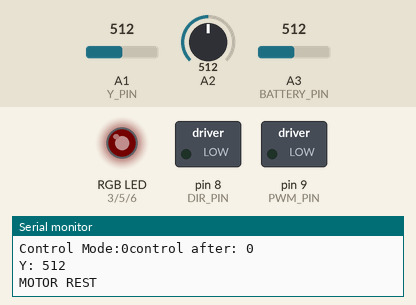
A program run on a simulated Arduino Uno, built with avr-gcc and run on an emulated ATmega328P. Shown: switched loads named in the program (green lamp = pin HIGH), an RGB LED mixed from three pins (HIGH = lit), the last lines printed to the serial monitor. The test bench sets the inputs (shaded band); at power-on: A1 (Y_PIN) = 512, A3 (BATTERY_PIN) = 512, A2 = 512. Dim RGB values are drawn brighter than linear.

Above: at 1.2 s.
1.3 s: A1 (Y_PIN) set to 457
2.8 s: A1 (Y_PIN) set to 434
At 5.1 s:
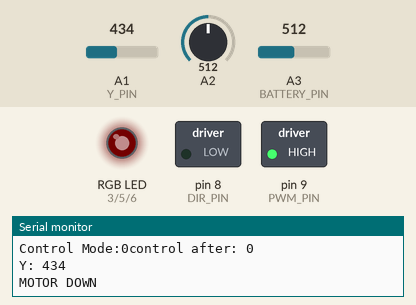
5.8 s: A3 (BATTERY_PIN) set to 810
At 6.6 s:
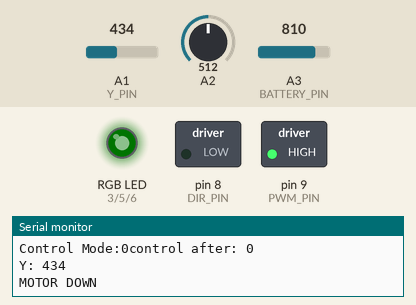
7.3 s: A1 (Y_PIN) set to 810
At 10.0 s:
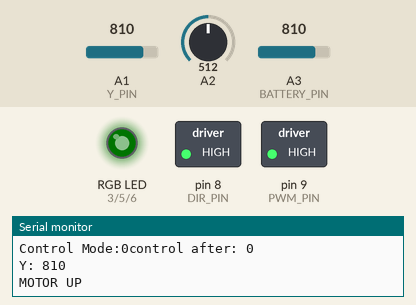
10.3 s: A3 (BATTERY_PIN) set to 790
At 11.1 s:
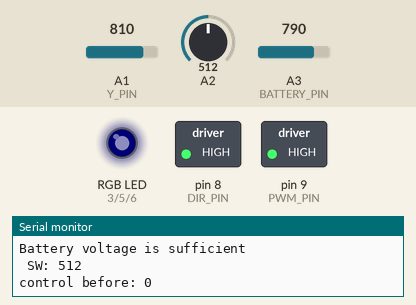
11.8 s: A1 (Y_PIN) set to 787
At 12.9 s:
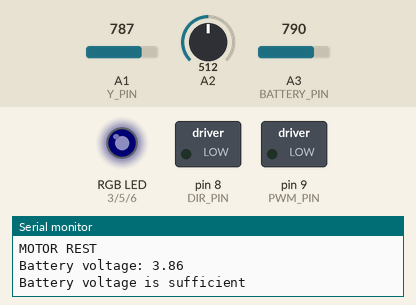
Timing chart, 0 to 14.3 s (numbered marks = the images above; inputs shaded):
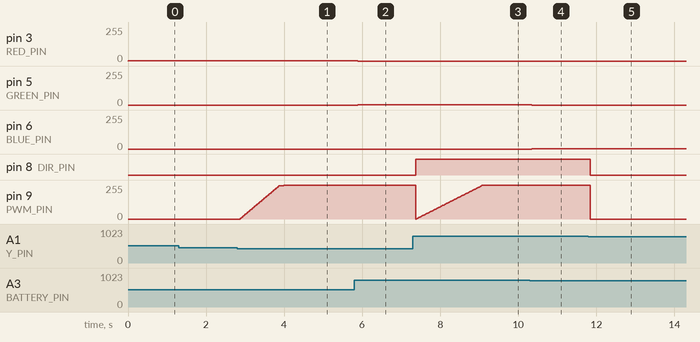

Measured:
- the behaviour switches between 451 and 450 on A1 (Y_PIN) (found by bisection; images 0 and 1)
- the behaviour switches between 800 and 799 on A1 (Y_PIN) (found by bisection; images 4 and 5)
- after the input at 2.8 s, pin 9 (PWM_PIN): moves from 0/255 to 255/255 over 1.1 s, starting after 0.08 s
- after the input at 5.8 s, pin 3 (RED_PIN): 1/255 → 0/255 after 0.09 s; pin 5 (GREEN_PIN): 0/255 → 1/255 after 0.09 s
- after the input at 7.3 s, pin 8 (DIR_PIN): LOW → HIGH after 0.07 s
- after the input at 10.3 s, pin 5 (GREEN_PIN): 1/255 → 0/255 after 0.05 s; pin 6 (BLUE_PIN): 0/255 → 1/255 after 0.05 s
- after the input at 11.8 s, pin 8 (DIR_PIN): HIGH → LOW at once; pin 9 (PWM_PIN): 255/255 → 0/255 at once

The program:

main.cpp
```cpp
#include <Arduino.h>
#include <Wire.h>

#include "constants.h"
#include "config.h"
#include "control.h"
#include "motor.h"
#include "joystick.h"
#include "flexsensor.h"
#include "switch.h"
#include "led.h"
#include "battery.h"

// State Variables
State currentState = REST;
State prevState = REST;

ControlMode controlMode = DEFAULT_CONTROL;

void setup() {
  // Initialize serial communication
  Serial.begin(SERIAL_SPEED);

  setupMOTOR();
  setupSWITCH();
  setupJOYSTICK();
  setupLED();
  setupBATTERY();
  if (DEFAULT_CONTROL == FLEXSENSOR) {
    setupFLEXSENSOR();
  }
}

void loop() {
  // Read battery voltage
  float voltage;
  readBATTERY(&voltage, VERBOSE);
  // Control LED based on battery voltage
  controlLED(&voltage, VERBOSE);
  // Read joystick value of the switch
  int sw;
  readSWITCH(&sw, VERBOSE);
  if (VERBOSE) {
    Serial.print("control before: ");
    Serial.println(controlMode);
  }
  processSWITCH(sw, &controlMode, DEFAULT_CONTROL, VERBOSE);
  if (VERBOSE) {
    Serial.print("control after: ");
    Serial.println(controlMode);
  }

  // Control based on the selected mode
  ControlFunc controlFunction = getControlFunction(controlMode);
  if (controlFunction) {
    controlMotor(controlFunction, &prevState, &currentState, VERBOSE);
  }
  else {
    Serial.println("Invalid control function");
  }
  delay(100);
}
```

battery.h
```cpp
#ifndef BATTERY_H
#define BATTERY_H

#include <Arduino.h>

#include "led.h"

#include "constants.h"
#include "config.h"

void setupBATTERY();
void readBATTERY(float *voltage, bool verbose=false);
void controlLED(float *voltage, bool verbose=false);


#endif
```

constants.h
```cpp
#ifndef CONSTANTS_H
#define CONSTANTS_H

#include "types.h"

const bool VERBOSE = true; // Set to true for verbose output

const ControlMode DEFAULT_CONTROL = JOYSTICK;
// const ControlMode DEFAULT_CONTROL = FLEXSENSOR;


//  Motor constant speed (max PWM = 255)
const int CONSTANT_SPEED = 255;
const int RAMP_DELAY = 20;   // time btw PWM step
const int STEP_SIZE_DOWN = 5;      // PWM step size when going down
const int STEP_SIZE_UP = 3;     // PWM step size when going up

// Battery threshold
// max tension: 4.536
// medium tension: 3.88
// min tension: 3.672
const float BATTERY_THRESHOLD_MEDIUM = 3.88;
const float BATTERY_THRESHOLD_EMPTY = 3.672;

// LED display value
const int LED_DISPLAY = 1;

// Joystick
#define JOYSTICK_REST_POSITION 532
#define JOYSTICK_DOWN_THRESHOLD 450
#define JOYSTICK_UP_THRESHOLD 800

// FLEXSENSOR
#define FLEXSENSOR_THRESHOLD_UP -300.0
#define FLEXSENSOR_THRESHOLD_DOWN -150.0

#endif
```

control.h
```cpp
#ifndef CONTROL_H
#define CONTROL_H
#include <Arduino.h>

#include "constants.h"
#include "config.h"

#include "motor.h"
#include "joystick.h"
#include "flexsensor.h"


typedef void (*ControlFunc)(State *prev, State *curr, bool verbose);

// Function table indexed by ControlMode enum
extern ControlFunc controlTable[];

// Function to get the control function based on the ControlMode
ControlFunc getControlFunction(ControlMode mode);

void controlMotor(ControlFunc BasedStateChangeFCT, State *prevState, State *currentState, bool verbose=false);

#endif
```

flexsensor.h
```cpp
#ifndef FLEXSENSOR_H
#define FLEXSENSOR_H
#include <Arduino.h>

#include "constants.h"
#include "config.h"

void setupFLEXSENSOR();
void readFLEXSENSOR(float *angle, bool verbose=false);
void flexsensorBasedStateChange(State *prevState, State *currentState, bool verbose=false);

#endif
```

joystick.h
```cpp
#ifndef JOYSTICK_H
#define JOYSTICK_H
#include <Arduino.h>

#include "constants.h"
#include "config.h"

void setupJOYSTICK();
void readJOYSTICK_Y(int *y, bool verbose=false);
void joystickBasedStateChange(State *prevState, State *currentState, bool verbose=false);

#endif
```

led.h
```cpp
#ifndef LED_H
#define LED_H
#include <Arduino.h>

#include "constants.h"
#include "config.h"

void setupLED();
void setColor(int redValue, int greenValue, int blueValue);
void displayBlue();
void displayGreen();
void displayRed();


#endif
```

motor.h
```cpp
#ifndef MOTOR_H
#define MOTOR_H
#include <Arduino.h>

#include "constants.h"
#include "config.h"

void setupMOTOR();
void motorUP(bool verbose=false);
void motorDOWN(bool verbose=false);
void motorREST(bool verbose=false);
void rampPWM(int startPWM, int endPWM, int step_size, bool direction, bool verbose=false);
void rampPWMUP(int startPWM, int endPWM, bool direction, bool verbose=false);
void rampPWMDOWN(int startPWM, int endPWM, bool direction, bool verbose=false);
void stateBasedMovement(State *prevState, State *currentState, bool verbose=false);

#endif
```

switch.h
```cpp
#ifndef SWITCH_H
#define SWITCH_H
#include <Arduino.h>

#include "constants.h"
#include "config.h"

void setupSWITCH();
void readSWITCH(int *sw, bool verbose=false);
void processSWITCH(int sw, ControlMode *controlMode, ControlMode control, bool verbose=false);

#endif
```

types.h
```cpp
#ifndef TYPES_H
#define TYPES_H


// Arm States
enum State { REST, UP, DOWN };

// Color LED
enum Color { RED, GREEN, BLUE, OFF };

// Control Modes
enum ControlMode { JOYSTICK, FLEXSENSOR};


#endif
```

battery.cpp
```cpp
#include "battery.h"


void setupBATTERY(){
}

void readBATTERY(float *voltage, bool verbose){
    float adcValue = analogRead(BATTERY_PIN);
    *voltage = (adcValue / 1023.0) * 5.0; // Convertisseur analogique sur 5 bits
}

void controlLED(float *voltage, bool verbose) {
    if (verbose) {
        Serial.print("Battery voltage: ");
        Serial.println(*voltage);
    }

    if (*voltage < BATTERY_THRESHOLD_EMPTY) {
        displayRed();
        if (verbose) {
            Serial.println("Battery voltage is low");
        }
    }
    else if (*voltage < BATTERY_THRESHOLD_MEDIUM) {
        displayBlue();
        if (verbose) {
            Serial.println("Battery voltage is sufficient");
        }
    }
    else {
        displayGreen();
        if (verbose) {
            Serial.println("Battery voltage is good");
        }
    }
}
```

control.cpp
```cpp
#include "control.h"

ControlFunc controlTable[] = {
    joystickBasedStateChange,    // JOYSTICK
    flexsensorBasedStateChange,   // FLEXSENSOR
};

ControlFunc getControlFunction(ControlMode mode) {
    const int numModes = sizeof(controlTable) / sizeof(ControlFunc);
    if (mode < 0 || mode >= numModes) {
        return nullptr;
    }
    return controlTable[mode];
}

void controlMotor(ControlFunc BasedStateChangeFCT, State *prevState, State *currentState, bool verbose) {
    BasedStateChangeFCT(prevState, currentState, verbose);
    stateBasedMovement(prevState, currentState, verbose);
}
```

flexsensor.cpp
```cpp
#include "flexsensor.h"


void setupFLEXSENSOR() {
    // Set flex sensor pin as input
    pinMode(FLEXSENSOR_PIN, INPUT);
}

void readFLEXSENSOR(float *angle, bool verbose) {
	int ADCflex = analogRead(FLEXSENSOR_PIN);
	float Vflex = ADCflex * FLEXSENSOR_VCC / 1023.0;
	float Rflex = FLEXSENSOR_RDIV * (FLEXSENSOR_VCC / Vflex - 1.0);
	*angle = map(Rflex, FLEXSENSOR_FLATR, FLEXSENSOR_BENDR, 0, 90.0);
    if (verbose) {
        Serial.print("Flexsensor Resistance: ");
        Serial.println(Rflex);
        Serial.print("Flexsensor Angle: ");
        Serial.println(*angle);
    }
}

void flexsensorBasedStateChange(State *prevState, State *currentState, bool verbose) {
    float angle;
    readFLEXSENSOR(&angle, verbose);
    *prevState = *currentState;
    if (angle <= FLEXSENSOR_THRESHOLD_UP) {
        *currentState = UP;
    } else if (angle >= FLEXSENSOR_THRESHOLD_DOWN){
        *currentState = DOWN;
    } else {
        *currentState = REST;
    }
    if (verbose && *currentState != *prevState) {
        switch (*currentState) {
            case UP: Serial.println("State: UP"); break;
            case DOWN: Serial.println("State: DOWN"); break;
            case REST: Serial.println("State: REST"); break;
        }
        Serial.print("Angle: ");
        Serial.println(angle);
    }
}
```

joystick.cpp
```cpp
#include "joystick.h"


void setupJOYSTICK(){
}

void readJOYSTICK_Y(int *y, bool verbose){
    *y = analogRead(Y_PIN);
    if (verbose) {
        Serial.print("Y: ");
        Serial.println(*y);
    }
}


void joystickBasedStateChange(State *prevState, State *currentState, bool verbose) {
    // Read y value
    int y;
    readJOYSTICK_Y(&y, verbose);
    // Update state based on Y-axis value
    *prevState = *currentState;
    if (y <= JOYSTICK_DOWN_THRESHOLD) {
        *currentState = DOWN;
    } else if (y >= JOYSTICK_UP_THRESHOLD) {
        *currentState = UP;
    } else {
        *currentState = REST;
    }

    if (verbose && *currentState != *prevState) {
        switch (*currentState) {
            case UP: Serial.println("State: UP"); break;
            case DOWN: Serial.println("State: DOWN"); break;
            case REST: Serial.println("State: REST"); break;
        }
    }
}
```

led.cpp
```cpp
#include "led.h"

#include "constants.h"
#include "config.h"


void setupLED() {
    pinMode(RED_PIN, OUTPUT);
    pinMode(GREEN_PIN, OUTPUT);
    pinMode(BLUE_PIN, OUTPUT);
}

void setColor(int redValue, int greenValue, int blueValue) {
    analogWrite(RED_PIN, redValue);
    analogWrite(GREEN_PIN, greenValue);
    analogWrite(BLUE_PIN, blueValue);
}

void displayBlue() {
    setColor(0, 0, LED_DISPLAY); // Orange: Red + half Green
}

void displayGreen() {
    setColor(0, LED_DISPLAY, 0); // Green
}

void displayRed() {
    setColor(LED_DISPLAY, 0, 0); // Red
}
```

motor.cpp
```cpp
#include "constants.h"
#include "config.h"
#include "motor.h"


void setupMOTOR(){
    // Set motor pins as outputs
    pinMode(PWM_PIN, OUTPUT);
    pinMode(DIR_PIN, OUTPUT);
}


void motorUP( bool verbose) {
    digitalWrite(DIR_PIN, HIGH);
    analogWrite(PWM_PIN, CONSTANT_SPEED);
    if (verbose) {
        Serial.println("MOTOR UP");
    }
}

void motorDOWN(bool verbose) {
    digitalWrite(DIR_PIN, LOW);
    analogWrite(PWM_PIN, CONSTANT_SPEED);
    if (verbose) {
        Serial.println("MOTOR DOWN");
    }
}

void rampPWM(int startPWM, int endPWM, int step_size, bool direction, bool verbose){
    int step = (startPWM < endPWM) ? step_size : -step_size;
    digitalWrite(DIR_PIN, direction ? HIGH : LOW);
    for (int pwm = startPWM; pwm!= endPWM; pwm += step){
        pwm = constrain(pwm, 0, 255);
        analogWrite(PWM_PIN, pwm);
        if (verbose) {
            Serial.print("PWM: ");
            Serial.println(pwm);
        }
        delay(RAMP_DELAY);
    }
}

void rampPWMUP(bool verbose){
    rampPWM(0, CONSTANT_SPEED, STEP_SIZE_UP, true, verbose);
    if (verbose) {
        Serial.println("MOTOR UP - rampPWM");
    }
}

void rampPWMDOWN(bool verbose){
    rampPWM(0, CONSTANT_SPEED, STEP_SIZE_DOWN, false, verbose);
    if (verbose) {
        Serial.println("MOTOR DOWN - rampPWM");
    }
}

void motorREST(bool verbose) {
    digitalWrite(DIR_PIN, 0);
    analogWrite(PWM_PIN, 0);
    if (verbose) {
        Serial.println("MOTOR REST");
    }
}

void stateBasedMovement(State *prevState, State *currentState, bool verbose) {
    if (*currentState == *prevState){
        switch(*currentState) {
            case UP: motorUP(verbose); break;
            case DOWN: motorDOWN(verbose); break;
            case REST: motorREST(verbose); break;
        }
    }
    else {
        switch(*currentState) {
            case UP: rampPWMUP(verbose); break;
            case DOWN: rampPWMDOWN(verbose); break;
            case REST: motorREST(verbose); break;
        }
    }
}
```

switch.cpp
```cpp
#include "switch.h"

void setupSWITCH(){
    pinMode(SW_PIN, INPUT);
    digitalWrite(SW_PIN, HIGH);
}

void readSWITCH(int *sw, bool verbose){
    *sw = analogRead(SW_PIN);

    if (verbose) {
        Serial.print(" SW: ");
        Serial.println(*sw);
    }
}

void processSWITCH(int sw, ControlMode *controlMode, ControlMode control, bool verbose){
    // Switch control mode if switch is pressed
    if (sw == LOW) {
        *controlMode = JOYSTICK;
    }
    else {
        *controlMode = control;
    }

    if (verbose) {
        Serial.print("Control Mode:");
        Serial.print(*controlMode);
    }
}
```

config.h
```cpp
#ifndef CONFIG_H
#define CONFIG_H

#include <Arduino.h>


// Motor configuration - Pins for MD13S
const int PWM_PIN = 9;   // Motor speed via PWM
const int DIR_PIN = 8;   // Motor direction

// Joystick configuration - B103 348
const int Y_PIN = 1; // analog pin connected to X output

// Switch configuration
const int SW_PIN = 2; // analog pin connected to switch output

// RGB LED configuration
const int RED_PIN = 3;   // Red LED pin
const int GREEN_PIN = 5; // Green LED pin
const int BLUE_PIN = 6;  // Blue LED pin

// Battery reader configuration
const int BATTERY_PIN = A3; // Analog pin for battery voltage

// Flexsensor configuration
const int FLEXSENSOR_PIN = A4;
const int FLEXSENSOR_VCC = 5;
const float FLEXSENSOR_RDIV = 47000.0;
const float FLEXSENSOR_FLATR = 25000.0; // Resistance when flat
const float FLEXSENSOR_BENDR = 10000.0; // Resistance at 90 deg

#endif
```
